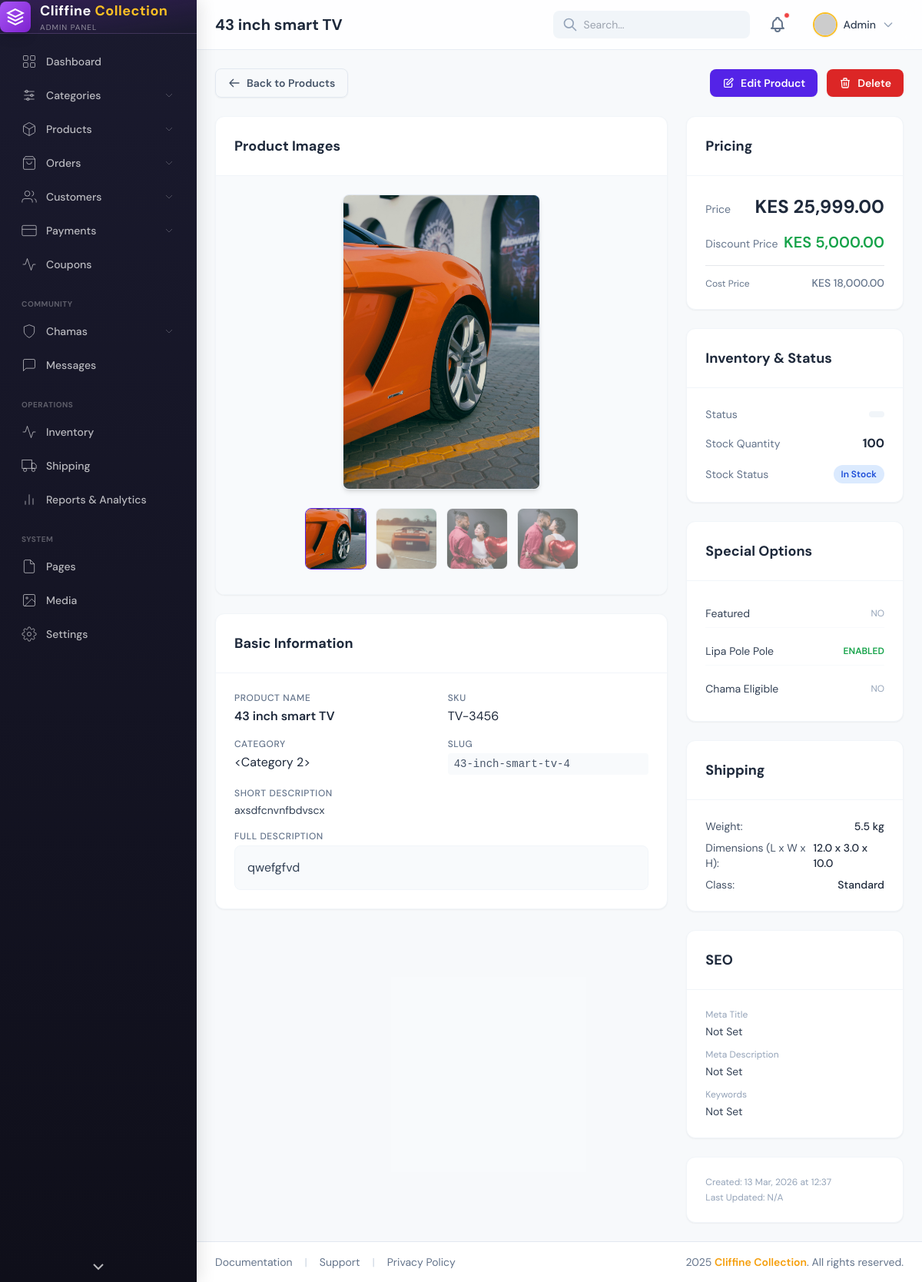
/admin/products/6/view, run on the app's committed database.
### app/models.py (models this page shows)
class Product(db.Model):
    __tablename__ = "products"
    id = db.Column(db.Integer, primary_key=True)
    name = db.Column(db.String(200), nullable=False)
    slug = db.Column(db.String(200), unique=True)
    short_description = db.Column(db.String(500))
    description = db.Column(db.Text)
    price = db.Column(db.Float, nullable=False)
    discount_price = db.Column(db.Float)
    cost_price = db.Column(db.Float)
    sku = db.Column(db.String(100))
    brand = db.Column(db.String(100))
    category_id = db.Column(db.Integer, db.ForeignKey("categories.id"))
    stock = db.Column(db.Integer, default=0)
    low_stock = db.Column(db.Integer)
    stock_status = db.Column(db.String(50), default="in_stock")
    is_featured = db.Column(db.Boolean, default=False)
    is_trending = db.Column(db.Boolean, default=False)
    allow_reviews = db.Column(db.Boolean, default=True)
    lipa_pole_pole = db.Column(db.Boolean, default=False)
    chama_eligible = db.Column(db.Boolean, default=False)
    weight = db.Column(db.Float)
    length = db.Column(db.Float)
    width = db.Column(db.Float)
    height = db.Column(db.Float)
    shipping_class = db.Column(db.String(50))
    meta_title = db.Column(db.String(255))
    meta_description = db.Column(db.Text)
    meta_keywords = db.Column(db.String(255))
    is_active = db.Column(db.Boolean, default=True)
    created_at = db.Column(db.DateTime, default=datetime.utcnow)
    updated_at = db.Column(db.DateTime, default=datetime.utcnow, onupdate=datetime.utcnow)
    images = db.relationship("ProductImage", backref="product", lazy=True)
    reviews = db.relationship("Review", backref="product", lazy=True)

class ProductImage(db.Model):
    __tablename__ = "product_images"
    id = db.Column(db.Integer, primary_key=True)
    product_id = db.Column(db.Integer, db.ForeignKey("products.id"))
    image_url = db.Column(db.String(255), nullable=False)
    is_main = db.Column(db.Boolean, default=False)
    created_at = db.Column(db.DateTime, default=datetime.utcnow)

### app/admin/routes.py (the view)
@admin_bp.route("/products/<int:product_id>/view")
def view_product(product_id):
    product = Product.query.get_or_404(product_id)
    return render_template("admin/products/view_product.html", product=product)

### app/templates/admin/products/view_product.html (shortened to what this page needs)
{% extends "admin/admin_base.html" %}
{% block page_title %}{{ product.name }}{% endblock %}
{% block content %}
    <div class="flex flex-wrap justify-between items-center gap-3 mb-6">
        <a href="{{ url_for('admin.all_products') }}" class="inline-flex items-center gap-2 px-4 py-2 border border-slate-200 text-slate-600 font-semibold rounded-lg hover:bg-slate-50 transition-colors text-sm shadow-sm">
            <svg class="w-4 h-4" fill="none" stroke="currentColor" viewBox="0 0 24 24"><path stroke-linecap="round" stroke-linejoin="round" stroke-width="2" d="M10 19l-7-7m0 0l7-7m-7 7h18"></path></svg>
            Back to Products
        </a>
        <div class="flex gap-3">
            <a href="{{ url_for('admin.edit_product', product_id=product.id) }}" class="inline-flex items-center gap-2 px-4 py-2 bg-primary text-white font-semibold rounded-lg hover:bg-primary-dark transition-colors text-sm shadow-sm">
                <svg class="w-4 h-4" fill="none" stroke="currentColor" viewBox="0 0 24 24"><path stroke-linecap="round" stroke-linejoin="round" stroke-width="2" d="M11 5H6a2 2 0 00-2 2v11a2 2 0 002 2h11a2 2 0 002-2v-5m-1.414-9.414a2 2 0 112.828 2.828L11.828 15H9v-2.828l8.586-8.586z"></path></svg>
                Edit Product
            </a>
            <a href="{{ url_for('admin.delete_product', product_id=product.id) }}" onclick="return confirm('Are you sure you want to delete this product? This action cannot be undone.')" class="inline-flex items-center gap-2 px-4 py-2 bg-red-600 text-white font-semibold rounded-lg hover:bg-red-700 transition-colors text-sm shadow-sm">
                <svg class="w-4 h-4" fill="none" stroke="currentColor" viewBox="0 0 24 24"><path stroke-linecap="round" stroke-linejoin="round" stroke-width="2" d="M19 7l-.867 12.142A2 2 0 0116.138 21H7.862a2 2 0 01-1.995-1.858L5 7m5 4v6m4-6v6m1-10V4a1 1 0 00-1-1h-4a1 1 0 00-1 1v3M4 7h16"></path></svg>
                Delete
            </a>
        </div>
    </div>
    <div class="grid grid-cols-1 lg:grid-cols-3 gap-6">
        <div class="lg:col-span-2 space-y-6">
            <div class="bg-white rounded-xl shadow-sm border border-slate-100 overflow-hidden">
                <div class="p-6 border-b border-slate-100">
                    <h3 class="text-lg font-bold text-slate-800">Product Images</h3>
                </div>
                <div class="p-6 bg-slate-50">
                    {% if product.images and product.images|length > 0 %}
                        <div class="flex justify-center mb-4">
                            <img id="mainProductImage"
                                 src="{{ url_for('static', filename='uploads/' ~ product.images[0].image_url) }}"
                                 alt="{{ product.name }}"
                                 class="max-w-full max-h-96 object-contain rounded-lg shadow-md border border-slate-200 cursor-pointer"
                                 onclick="openLightbox(this.src)">
                        </div>
                        {% if product.images|length > 1 %}
                        <div class="flex justify-center gap-3 overflow-x-auto py-2">
                            {% for image in product.images %}
                            <img src="{{ url_for('static', filename='uploads/' ~ image.image_url) }}"
                                 alt="Thumbnail {{ loop.index }}"
                                 class="w-20 h-20 object-cover rounded-lg border cursor-pointer transition-all duration-200 thumbnail-img {% if loop.first %}active{% endif %}"
                                 onclick="changeMainImage(this, '{{ url_for('static', filename='uploads/' ~ image.image_url) }}')">
                            {% endfor %}
                        </div>
                        {% endif %}
                    {% else %}
                        <div class="w-full h-64 flex items-center justify-center bg-slate-100 rounded-lg text-slate-400">
                            <span>No Image Available</span>
                        </div>
                    {% endif %}
                </div>
            </div>
            <div class="bg-white rounded-xl shadow-sm border border-slate-100 overflow-hidden">
                <div class="p-6 border-b border-slate-100">
                    <h3 class="text-lg font-bold text-slate-800">Basic Information</h3>
                </div>
                <div class="p-6 space-y-4">
                    <div class="grid grid-cols-1 md:grid-cols-2 gap-4">
                        <div>
                            <label class="block text-xs font-medium text-slate-500 uppercase tracking-wider mb-1">Product Name</label>
                            <p class="text-slate-800 font-semibold">{{ product.name }}</p>
                        </div>
                        <div>
                            <label class="block text-xs font-medium text-slate-500 uppercase tracking-wider mb-1">SKU</label>
                            <p class="text-slate-800">{{ product.sku or 'N/A' }}</p>
                        </div>
                    </div>
                    <div class="grid grid-cols-1 md:grid-cols-2 gap-4">
                        <div>
                            <label class="block text-xs font-medium text-slate-500 uppercase tracking-wider mb-1">Category</label>
                            <p class="text-slate-800">{{ product.category }}</p>
                        </div>
                        <div>
                            <label class="block text-xs font-medium text-slate-500 uppercase tracking-wider mb-1">Slug</label>
                            <p class="text-slate-600 text-sm font-mono bg-slate-50 px-2 py-1 rounded">{{ product.slug }}</p>
                        </div>
                    </div>
                    <div>
                        <label class="block text-xs font-medium text-slate-500 uppercase tracking-wider mb-1">Short Description</label>
                        <p class="text-slate-700 text-sm">{{ product.short_description or 'No short description provided.' }}</p>
                    </div>
                    <div>
                        <label class="block text-xs font-medium text-slate-500 uppercase tracking-wider mb-1">Full Description</label>
                        <div class="prose prose-sm max-w-none text-slate-700 bg-slate-50 p-4 rounded-lg border border-slate-100">
                            {{ product.description | safe if product.description else 'No detailed description provided.' }}
                        </div>
                    </div>
                </div>
            </div>
        </div>
        <div class="lg:col-span-1 space-y-6">
            <div class="bg-white rounded-xl shadow-sm border border-slate-100 overflow-hidden">
                <div class="p-6 border-b border-slate-100">
                    <h3 class="text-lg font-bold text-slate-800">Pricing</h3>
                </div>
                <div class="p-6 space-y-4">
                    <div class="flex justify-between items-baseline">
                        <span class="text-sm text-slate-500">Price</span>
                        <span class="text-2xl font-bold text-slate-800">KES {{ "{:,.2f}".format(product.price) }}</span>
                    </div>
                    {% if product.discount_price %}
                    <div class="flex justify-between items-baseline text-green-600">
                        <span class="text-sm text-slate-500">Discount Price</span>
                        <span class="text-xl font-semibold">KES {{ "{:,.2f}".format(product.discount_price) }}</span>
                    </div>
                    {% endif %}
                    {% if product.cost_price %}
                    <div class="flex justify-between items-baseline text-slate-500 border-t pt-3 mt-3">
                        <span class="text-xs">Cost Price</span>
                        <span class="text-sm font-medium">KES {{ "{:,.2f}".format(product.cost_price) }}</span>
                    </div>
                    {% endif %}
                </div>
            </div>
            <div class="bg-white rounded-xl shadow-sm border border-slate-100 overflow-hidden">
                <div class="p-6 border-b border-slate-100">
                    <h3 class="text-lg font-bold text-slate-800">Inventory & Status</h3>
                </div>
                <div class="p-6 space-y-4">
                    <div class="flex justify-between items-center">
                        <span class="text-sm text-slate-500">Status</span>
                        <span class="px-2.5 py-1 rounded-full text-xs font-semibold
                            {% if product.status == 'Published' %}bg-green-100 text-green-700{% elif product.status == 'Draft' %}bg-yellow-100 text-yellow-700{% else %}bg-slate-100 text-slate-600{% endif %}">
                        </span>
                    </div>
                    <div class="flex justify-between items-center">
                        <span class="text-sm text-slate-500">Stock Quantity</span>
                        <span class="font-bold text-slate-800">{{ product.stock }}</span>
                    </div>
                    <div class="flex justify-between items-center">
                        <span class="text-sm text-slate-500">Stock Status</span>
                        <span class="px-2.5 py-1 rounded-full text-xs font-semibold
                            {% if product.stock_status == 'In Stock' %}bg-blue-100 text-blue-700{% elif product.stock_status == 'Out of Stock' %}bg-red-100 text-red-700{% else %}bg-orange-100 text-orange-700{% endif %}">
                            {{ product.stock_status }}
                        </span>
                    </div>
                </div>
            </div>
            <div class="bg-white rounded-xl shadow-sm border border-slate-100 overflow-hidden">
                <div class="p-6 border-b border-slate-100">
                    <h3 class="text-lg font-bold text-slate-800">Special Options</h3>
                </div>
                <div class="p-6 space-y-3">
                    <div class="flex justify-between items-center py-2 border-b border-slate-50">
                        <span class="text-sm text-slate-700">Featured</span>
                        {% if product.featured %}
                        <span class="text-green-600 font-semibold text-xs uppercase">Yes</span>
                        {% else %}
                        <span class="text-slate-400 text-xs uppercase">No</span>
                        {% endif %}
                    </div>
                    <div class="flex justify-between items-center py-2 border-b border-slate-50">
                        <span class="text-sm text-slate-700">Lipa Pole Pole</span>
                        {% if product.lipa_pole_pole %}
                        <span class="text-green-600 font-semibold text-xs uppercase">Enabled</span>
                        {% else %}
                        <span class="text-slate-400 text-xs uppercase">Disabled</span>
                        {% endif %}
                    </div>
                    <div class="flex justify-between items-center py-2">
                        <span class="text-sm text-slate-700">Chama Eligible</span>
                        {% if product.chama_eligible %}
                        <span class="text-green-600 font-semibold text-xs uppercase">Yes</span>
                        {% else %}
                        <span class="text-slate-400 text-xs uppercase">No</span>
                        {% endif %}
                    </div>
                </div>
            </div>
            <div class="bg-white rounded-xl shadow-sm border border-slate-100 overflow-hidden">
                <div class="p-6 border-b border-slate-100">
                    <h3 class="text-lg font-bold text-slate-800">Shipping</h3>
                </div>
                <div class="p-6 space-y-2 text-sm text-slate-600">
                    <div class="flex justify-between">
                        <span>Weight:</span>
                        <span class="font-medium text-slate-800">{{ product.weight }} kg</span>
                    </div>
                    <div class="flex justify-between">
                        <span>Dimensions (L x W x H):</span>
                        <span class="font-medium text-slate-800">{{ product.length }} x {{ product.width }} x {{ product.height }}</span>
                    </div>
                    <div class="flex justify-between">
                        <span>Class:</span>
                        <span class="font-medium text-slate-800">{{ product.shipping_class or 'Standard' }}</span>
                    </div>
                </div>
            </div>
            <div class="bg-white rounded-xl shadow-sm border border-slate-100 overflow-hidden">
                <div class="p-6 border-b border-slate-100">
                    <h3 class="text-lg font-bold text-slate-800">SEO</h3>
                </div>
                <div class="p-6 space-y-3 text-sm">
                    <div>
                        <label class="block text-xs text-slate-400 mb-1">Meta Title</label>
                        <p class="text-slate-700">{{ product.meta_title or 'Not Set' }}</p>
                    </div>
                    <div>
                        <label class="block text-xs text-slate-400 mb-1">Meta Description</label>
                        <p class="text-slate-700">{{ product.meta_description or 'Not Set' }}</p>
                    </div>
                    <div>
                        <label class="block text-xs text-slate-400 mb-1">Keywords</label>
                        <p class="text-slate-700">{{ product.meta_keywords or 'Not Set' }}</p>
                    </div>
                </div>
            </div>
            <div class="bg-white rounded-xl shadow-sm border border-slate-100 overflow-hidden p-6 text-xs text-slate-400 space-y-1">
                <p>Created: {{ product.created_at.strftime('%d %b, %Y at %H:%M') }}</p>
                <p>Last Updated: {{ product.updated_at.strftime('%d %b, %Y at %H:%M') if product.updated_at else 'N/A' }}</p>
            </div>
        </div>
    </div>
{% endblock %}

### data on the page
Product: name "43 inch smart TV", sku "TV-3456", slug "43-inch-smart-tv-4", short_description "axsdfcnvnfbdvscx", description "qwefgfvd", price "25,999.00", discount_price "5,000.00", cost_price "18,000.00", stock "100", stock_status "In Stock", weight "5.5", length "12.0", width "3.0", height "10.0", shipping_class "Standard", meta_title "Not Set", meta_description "Not Set", meta_keywords "Not Set", created_at "13 Mar, 2026 at 12:37", updated_at "N/A"
ProductImage: image_url (picture)
ProductImage: image_url (picture)
ProductImage: image_url (picture)
ProductImage: image_url (picture)

### other printed values
{{ product.category }} "<Category 2>"
